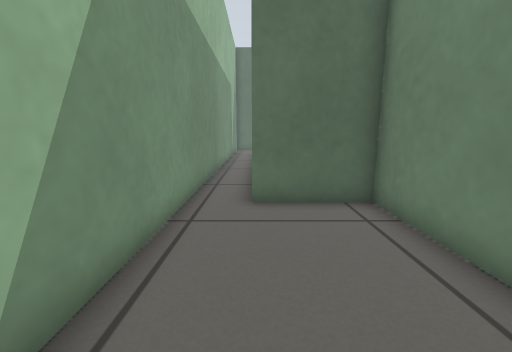
View 1 (above)

15 first-person views from a walk through a robot-simulator world made for Gazebo. The camera is 0.5 m above the floor, tilts 10° down and sees 90° across. The floor is counted in squares, 0.25 m on a side. Each view is taken from the middle of a square. On the plan, view 1 faces up. The plan holds only what a view shows up to about 16 squares ahead; the rest is blank.

View 2
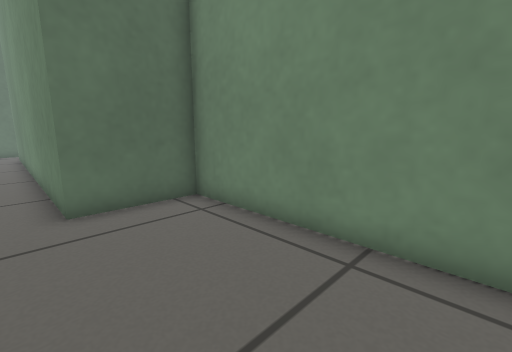

View 3
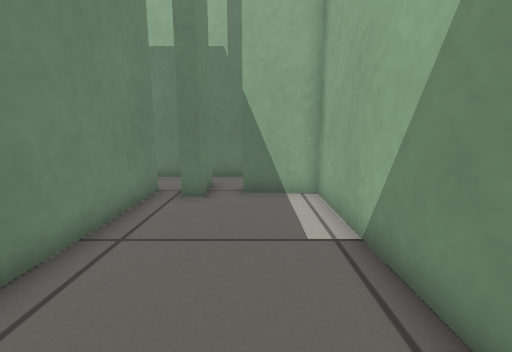

View 4
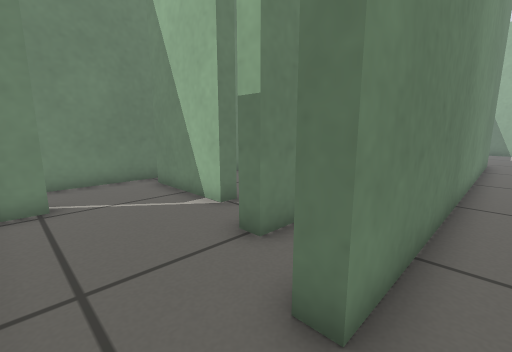

View 5
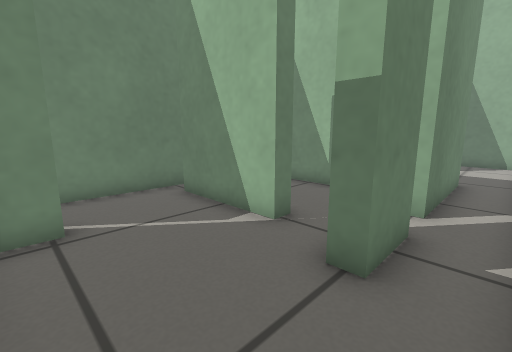

View 6
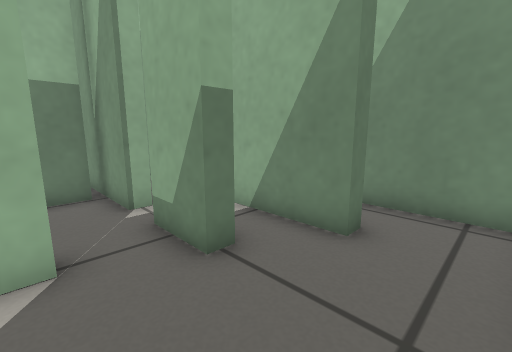

View 7
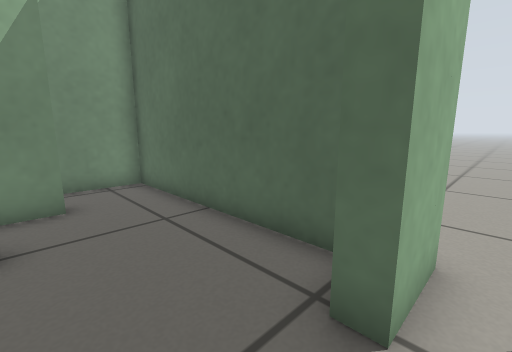

View 8
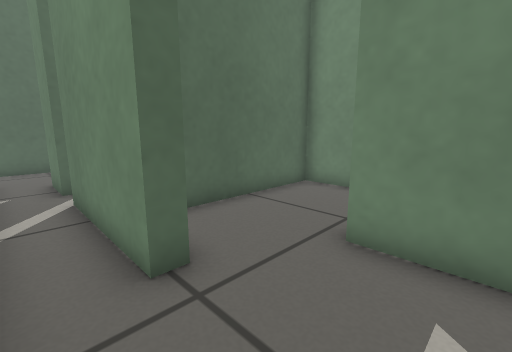

View 9
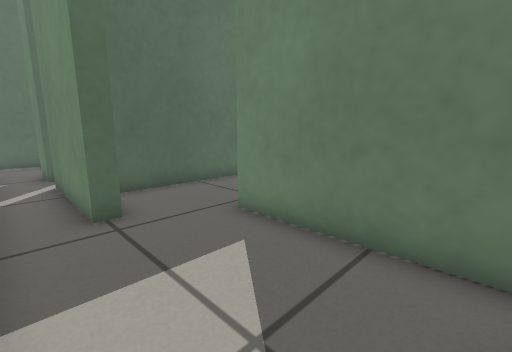

View 10
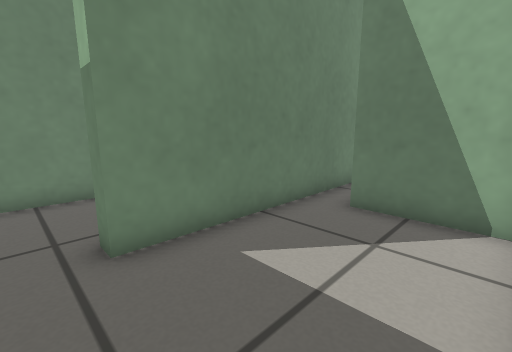

View 11
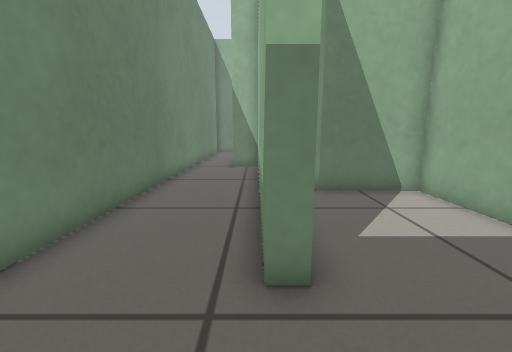

View 12
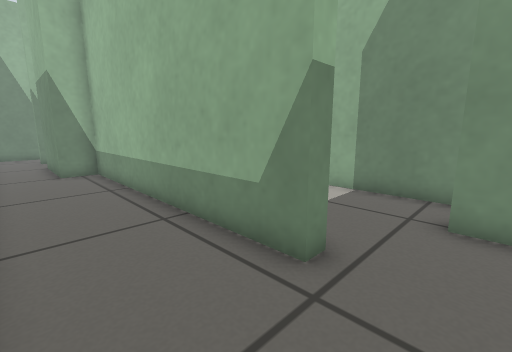

View 13
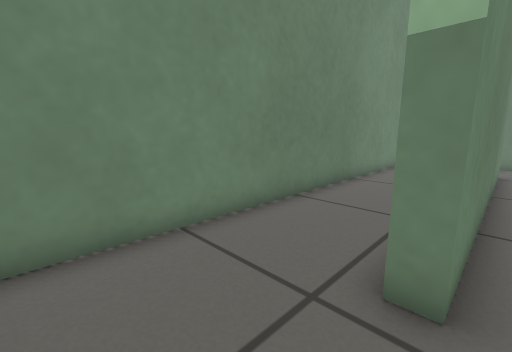

View 14
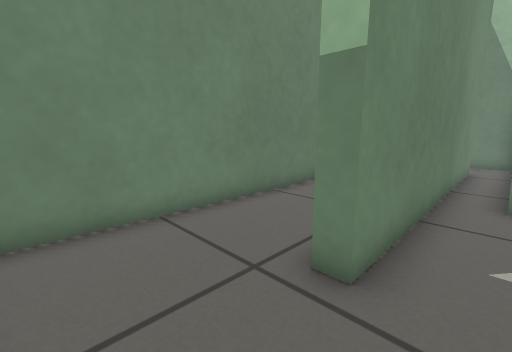

View 15
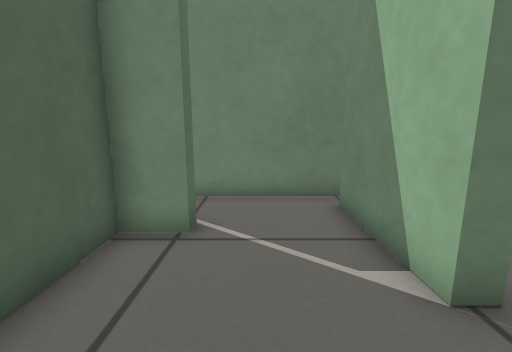

### Floor plan
Ten units are one square. View 1 is at (0, 0); x grows to the right and y downward. Boxes are objects, and circles mark ways between rooms. Rooms are numbered by the first view taken in them; rooms with no view inside come last. Other rooms are left out.
<svg viewBox="-25 -272 127 327">
<path fill="none" stroke="#000" d="M-20 -164 -20 21 5 21M16 16 22 16M33 25 33 -70 -1 -70 -1 -240 5 -240M4 -267 -20 -267 -20 -231M5 -240 5 -206M22 -206 22 -227 28 -227 28 -206M46 -211 46 -218M22 -193 28 -193M34 -267 4 -267M74 -253 68 -253 68 -267 34 -267M46 -218 87 -218M97 -211 97 -259M28 -143 22 -143 22 -193M5 -151 5 -76 39 -76M28 -171 28 -143M65 -168 35 -168M53 -9 53 -130 59 -130M97 6 97 -168 65 -168M59 -130 59 -16 74 -16 74 25M25 50 44 50"/>
<circle cx="0" cy="-250" r="3" fill="#2a7"/>
<circle cx="25" cy="-227" r="3" fill="#2a7"/>
<circle cx="25" cy="-110" r="3" fill="#2a7"/>
<circle cx="55" cy="-150" r="3" fill="#2a7"/>
<text x="-10" y="-90">1</text>
<text x="20" y="-230">2</text>
<text x="60" y="-240">3</text>
<text x="20" y="-120">4</text>
<text x="40" y="-130">5</text>
<text x="80" y="-50">6</text>
</svg>
Room 1 opens to room 2. Room 2 opens to room 3. Room 4 opens to room 5. Room 5 opens to room 6.

Where each view was taken, in squares from view 1:
view 1: 0 up, 0 right, facing up
view 2: 0 up, 1 left, facing up-right
view 3: 6 up, 0 right, facing down
view 4: 26 up, 1 left, facing down-right
view 5: 26 up, 1 right, facing down-right
view 6: 26 up, 5 right, facing down-left
view 7: 23 up, 8 right, facing up-left
view 8: 11 up, 1 right, facing up-right
view 9: 8 up, 1 right, facing up-right
view 10: 14 up, 1 right, facing down-right
view 11: 16 up, 6 right, facing down
view 12: 15 up, 9 right, facing down-left
view 13: 16 up, 5 right, facing down-right
view 14: 16 up, 4 right, facing down-right
view 15: 24 up, 2 right, facing right
